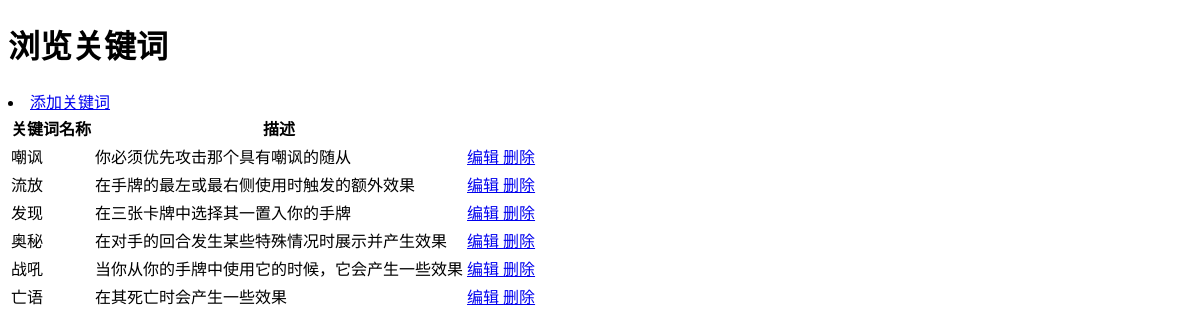
Page /keyword_list on the committed database.
### Hs/models.py (models this page shows, shortened)
class Keyword(models.Model):
    name = models.CharField('关键词名称', max_length=64)
    description = models.CharField('描述', max_length=64)
    class Meta:
        verbose_name = '关键词'
        verbose_name_plural = verbose_name

### Hs/views.py (the view)
# urls.py: path('keyword_list', views.keyword_list, name='keyword_list'),
def keyword_list(request):
    keyword = models.Keyword.objects.all()
    return render(request, 'Hs/keyword_list.html', {'keyword_list': keyword})

### templates/Hs/keyword_list.html (shortened to what this page needs)
{% load static %}
<!doctype html>
<html>
<head>
    <link href="{% static 'CSS/cards.css' %}" type="text/css" rel="stylesheet">
</head>
<body>
    <h1>浏览关键词</h1>
    <li><a href="{% url 'Hs:keyword_add' %}" target="_blank">添加关键词</a></li>
    <table class="table table-striped table-bordered">
        <thead>
        <tr>
            <th>关键词名称</th>
            <th>描述</th>
        </tr>
        </thead>
        <tbody>
        {% for keyword in keyword_list %}
            <tr>
                <td>{{ keyword.name }}</td>
                <td>{{ keyword.description }}</td>
                <td class="text-center">
                    <a class="btn btn-info btn-sm" href="/keyword_edit/?name={{ keyword.name }}">编辑
                    </a>
                    <a class="btn btn-danger btn-sm" href="/keyword_drop/?name={{ keyword.name }}">删除
                    </a>
                </td>
            </tr>
        {% endfor %}
        </tbody>
    </table>
</body>
</html>

### rows in the picture
Keyword: name "嘲讽", description "你必须优先攻击那个具有嘲讽的随从"
Keyword: name "流放", description "在手牌的最左或最右侧使用时触发的额外效果"
Keyword: name "发现", description "在三张卡牌中选择其一置入你的手牌"
Keyword: name "奥秘", description "在对手的回合发生某些特殊情况时展示并产生效果"
Keyword: name "战吼", description "当你从你的手牌中使用它的时候，它会产生一些效果"
Keyword: name "亡语", description "在其死亡时会产生一些效果"
